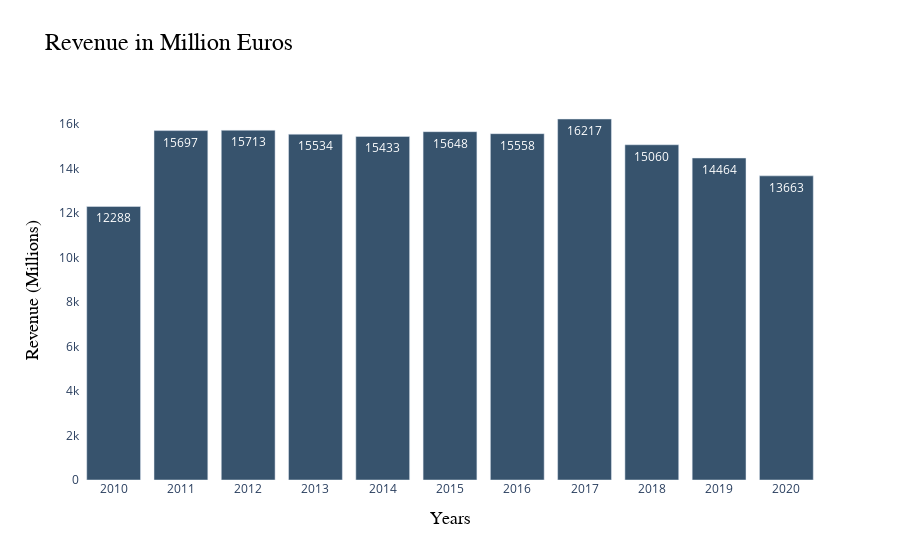

The notebook cell saved with this chart:
### Code cell
import plotly.graph_objects as go

# Define data for the bar chart
x_categories = ['2010', '2011', '2012', '2013', '2014', '2015', '2016', '2017', '2018', '2019', '2020']
y_values = [12288, 15697, 15713, 15534, 15433, 15648, 15558, 16217, 15060, 14464, 13663]

# Create trace for the bar chart
fig = go.Figure(go.Bar(
    x=x_categories,
    y=y_values,
    marker_color='rgb(55, 83, 109)',  # Customize color as needed
    text=y_values,
    textposition='auto'  # Adjust text position as needed
))

# Customize layout
fig.update_layout(
    title='Revenue in Million Euros',
    title_font_family='Arial, sans-serif',
    title_font_size=24,
    title_font_color='#000000',
    xaxis_title='Years',
    xaxis_title_font=dict(
        family='Arial, sans-serif',
        size=18,
        color='#000000'
    ),
    yaxis_title='Revenue (Millions)',
    yaxis_title_font=dict(
        family='Arial, sans-serif',
        size=18,
        color='#000000'
    ),
    plot_bgcolor='white'
)

# Display the chart
fig.show()

### Figure 1 — Plotly figure (JSON) as saved in the notebook; plotly's stock layout.template omitted (floating-point values rounded to 4 significant figures)
{"data": [{"marker": {"color": "rgb(55, 83, 109)"}, "text": ["12288", "15697", "15713", "15534", "15433", "15648", "15558", "16217", "15060", "14464", "13663"], "textposition": "auto", "type": "bar", "x": ["2010", "2011", "2012", "2013", "2014", "2015", "2016", "2017", "2018", "2019", "2020"], "y": [12288, 15697, 15713, 15534, 15433, 15648, 15558, 16217, 15060, 14464, 13663]}], "layout": {"plot_bgcolor": "white", "title": {"font": {"color": "#000000", "family": "Arial, sans-serif", "size": 24}, "text": "Revenue in Million Euros"}, "xaxis": {"title": {"font": {"color": "#000000", "family": "Arial, sans-serif", "size": 18}, "text": "Years"}}, "yaxis": {"title": {"font": {"color": "#000000", "family": "Arial, sans-serif", "size": 18}, "text": "Revenue (Millions)"}}}}
